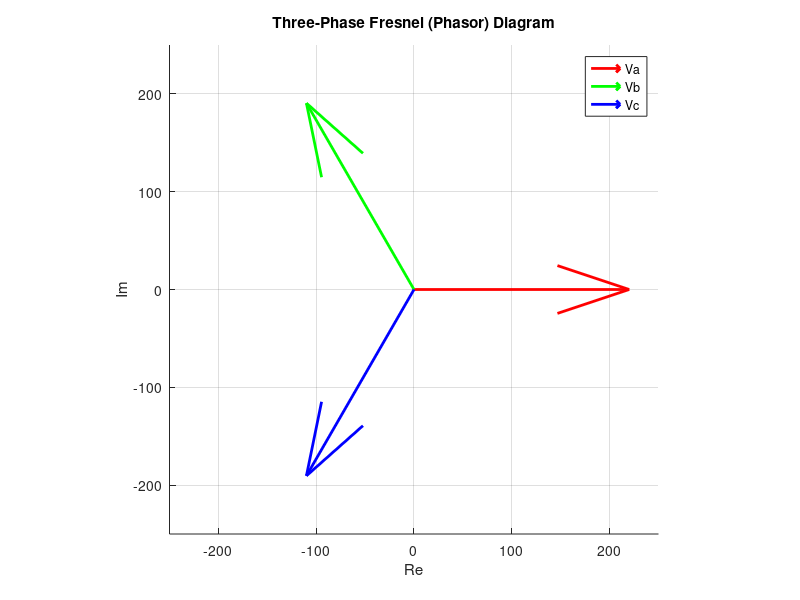

Recreate this plot in MATLAB.
% Three-phase voltage phasor (Fresnel diagram)

V = 220 % Peak voltage

% Phasor angles in radians
theta_A = 0
theta_B = 2*pi/3
theta_C = 4*pi/3

% Phasor components
Va = [V*cos(theta_A), V*sin(theta_A)]
Vb = [V*cos(theta_B), V*sin(theta_B)]
Vc = [V*cos(theta_C), V*sin(theta_C)]

% Plot
figure
hold on; grid on; axis equal
quiver(0,0,Va(1),Va(2),0,'r','LineWidth',2)
quiver(0,0,Vb(1),Vb(2),0,'g','LineWidth',2)
quiver(0,0,Vc(1),Vc(2),0,'b','LineWidth',2)
xlabel('Re')
ylabel('Im')
title('Three-Phase Fresnel (Phasor) Diagram')
legend('Va','Vb','Vc')
xlim([-250 250])
ylim([-250 250])
